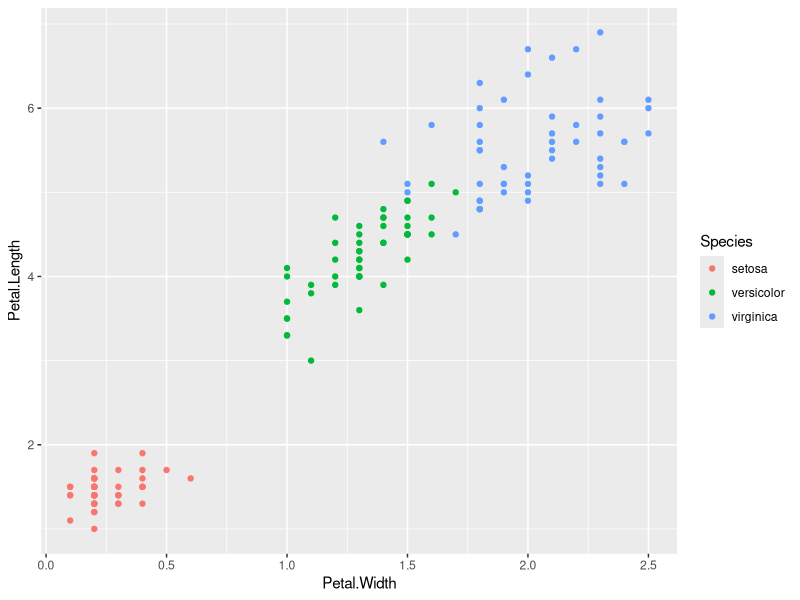
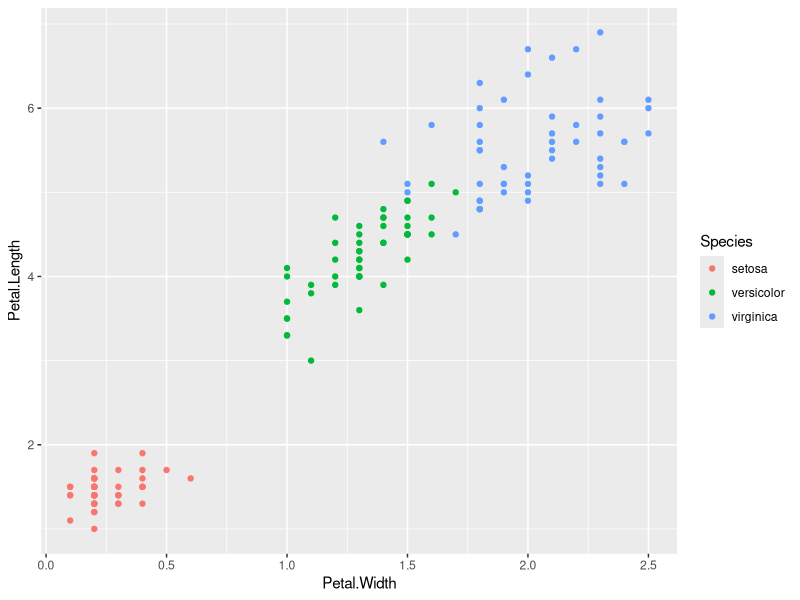
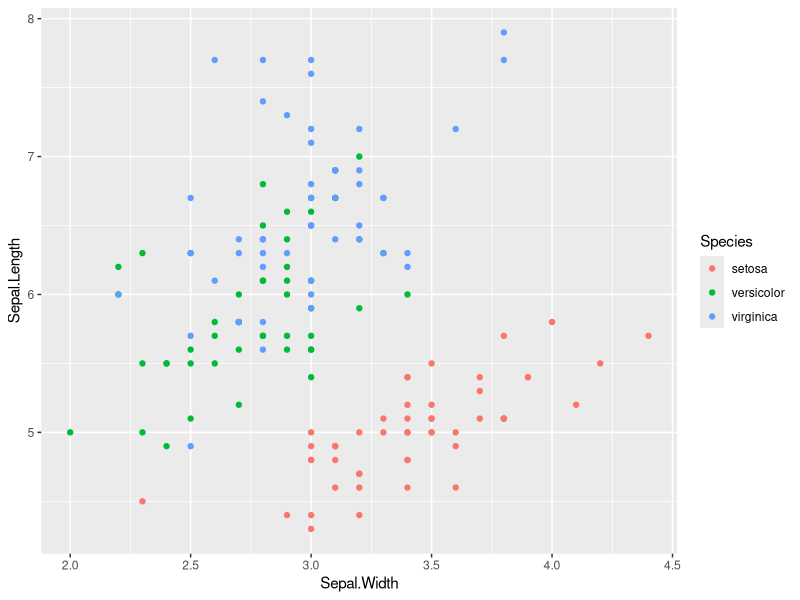
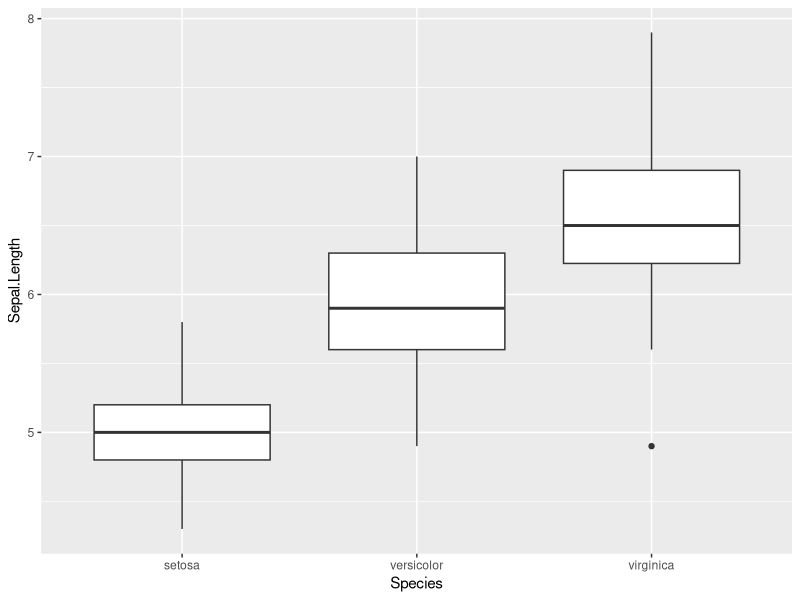
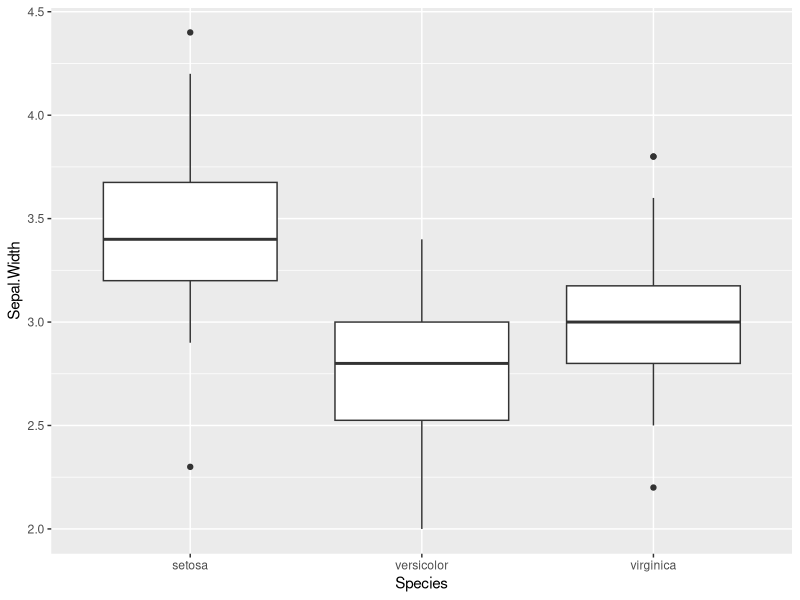
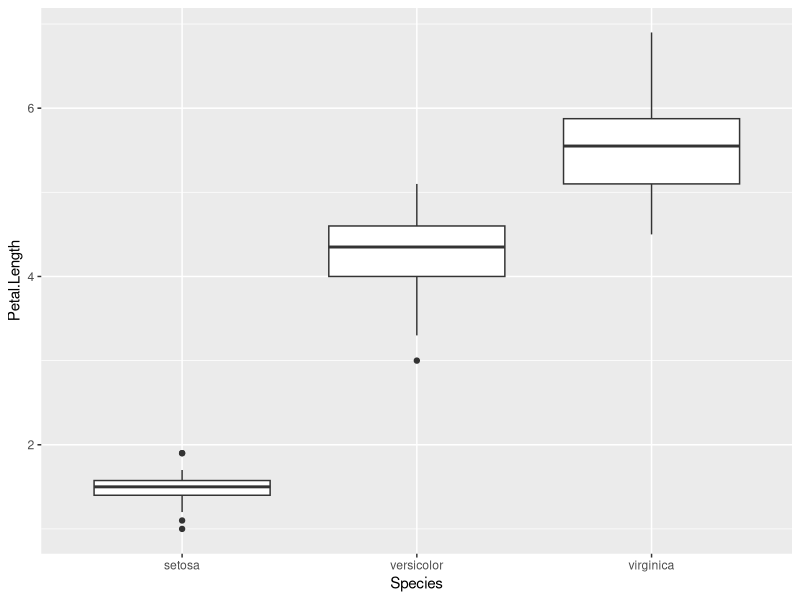
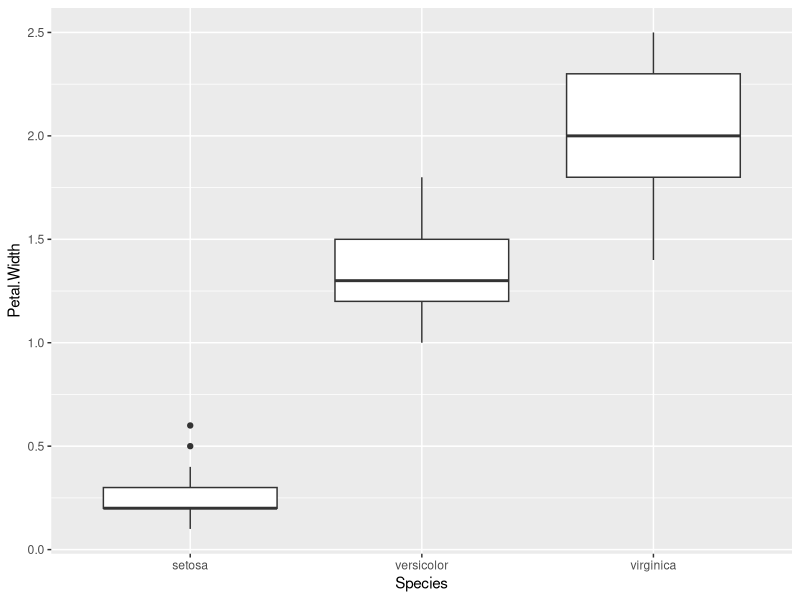
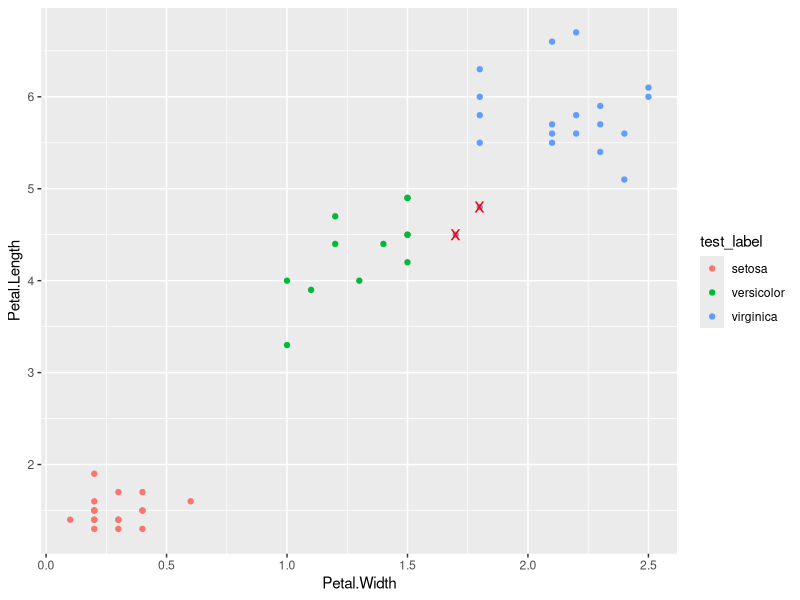

Write the R code that produced these figures, in order.
# -----
# kNN(k-Nearest Neighbor, k-최근접이웃) 알고리즘을 사용한 Iris(붓꽃) 품종 분류

# 필요한 라이브러리 설치 & 로딩
# install.packages('class')  # classification(분류)
# install.packages('gmodels')  # 혼동(오차) 행렬
library(tidyverse)
library(class)
library(gmodels)
search()

# 1. -----
# 데이터 셋 준비(datasets::iris 데이터 셋 복사)
?datasets::iris
iris <- as.data.frame(datasets::iris)
head(iris)
tail(iris)
str(iris)

# 2. -----
# 데이터 셋 탐색, 가공(전처리)
# iris 품종(species)의 분포
table(iris$Species)
iris %>% count(Species)

# 데이터 프레임에서 인덱스(row와 column의 위치)로 원소를 선택
iris[1, 1]
iris[1, 2]
iris[1, 3]
iris[1, 4]
iris[1, 5]
iris[1,]  # iris 데이터 프레임의 첫번째 row의 모든 column 데이터
iris[1:5,]  # iris 데이터 프레임의 1 ~ 5 row의 모든 column 데이터
iris[, 1:2]  # iris 데이터 프레임의 1 ~ 2 column의 모든 row 데이터

# Petal.Length(꽃잎 길이) ~ Petal.Width(꽃잎 너비) 산점도 그래프.
# 점의 색깔은 Species에 따라서 다르게 시각화.
ggplot(data = iris) +
  geom_point(mapping = aes(x = Petal.Width, y = Petal.Length, color = Species))

qplot(data = iris, x = Petal.Width, y = Petal.Length, color = Species)

# Sepal.Length(꽃받침 길이) ~ Sepal.Width(꽃받침 너비) 산점도 그래프.
# Species(품종)에 따라서 점의 색깔을 다르게 시각화.
qplot(data = iris, x = Sepal.Width, y = Sepal.Length, color = Species)

# Species(품종)별 4개 특성(S.L, S.W., P.L., P.W.)의 분포를 시각화.
ggplot(data = iris) +
  geom_boxplot(mapping = aes(x = Species, y = Sepal.Length))

ggplot(data = iris) +
  geom_boxplot(mapping = aes(x = Species, y = Sepal.Width))

ggplot(data = iris) +
  geom_boxplot(mapping = aes(x = Species, y = Petal.Length))

ggplot(data = iris) +
  geom_boxplot(mapping = aes(x = Species, y = Petal.Width))

# 3. -----
# 데이터 셋(150개 관찰값)을 훈련 셋(training set)과 테스트 셋(test set)으로 분리.
# 훈련 셋 : 테스트 셋 = 100 : 50
# 데이터 프레임을 단순히 순서대로 100개, 50개 분리 -> 문제가 생김.
# 데이터들이 섞여 있지 않기 때문에 virginica 품종은 훈련이 되지 않는 문제가 생김.
# 데이터 셋을 분리하기 전에 무작위 섞어줘야 함.

sample(10)
# sample(n): 1 ~ n까지 정수를 무작위 순서 섞인 벡터를 반환.
idx <- sample(10)
idx
idx[1:7]   # random하게 섞인 10개의 숫자들 중에서 앞에서 7개 선택
idx[8:10]  # random하게 섞인 10개의 숫자들 중에서 뒤에서 3개 선택

idx <- sample(150)
idx

train_set <- iris[idx[1:100], 1:4]
head(train_set)

train_label <- iris[idx[1:100], 5]
head(train_label)

test_set <- iris[idx[101:150], 1:4]
head(test_set)

test_label <- iris[idx[101:150], 5]
head(test_label)

# train_label의 품종별 빈도수
table(train_label)

# test_label의 품종별 빈도수
table(test_label)

# 4. -----
# kNN 모델에 훈련 셋/레이블, 테스트 셋을 적용해서 테스트 셋의 예측값을 찾음.
test_predicts <- knn(train = train_set,  # 훈련 셋
                     test = test_set,    # 테스트 셋
                     cl = train_label,   # 훈련 셋의 레이블
                     k = 11)  # 가장 가까운 이웃을 몇개 사용
#> 테스트 셋의 예측값을 반환.
test_predicts

# 테스트 셋의 실제값
test_label

# 예측값과 실제값을 비교 -> 평가(정확도 계산)
test_predicts == test_label
sum(test_predicts == test_label)  #> 예측이 맞은 개수
# logical 값들 합: TRUE는 1, FALSE는 0으로 계산됨.
mean(test_predicts == test_label)  #> mean = sum / 전체개수: 정확도(accuracy)

# 예측값과 실젝값이 다른 인덱스(위치)
wrong_idx <- which(test_predicts != test_label)
wrong_idx
test_label[wrong_idx]  # 실제값: virginica
test_predicts[wrong_idx]  # 예측값: versicolor

# Confusion Matrix(혼동/오차 행렬)
CrossTable(x = test_label,     # x = 실제값
           y = test_predicts)  # y = 예측값

# 예측 결과 시각화
ggplot(data = test_set) +
  geom_point(mapping = aes(x = Petal.Width, y = Petal.Length, color = test_label)) +
  geom_point(data = test_set[wrong_idx, ],
             mapping = aes(x = Petal.Width, y = Petal.Length),
             shape = 'x', size = 5, color = 'red')

ggplot(data = train_set) +
  geom_point(mapping = aes(x = Petal.Width, y = Petal.Length, color = train_label)) +
  geom_point(data = test_set[wrong_idx, ],
             mapping = aes(x = Petal.Width, y = Petal.Length),
             shape = 'x', size = 5, color = 'red')

# 5. -----
# 특성 스케일링(feature scaling): 정규화(normalization), 표준화(standardization)
# 변수(특성)들마다 단위, 크기가 달라서, 거리를 계산할 때 미치는 영향이 다를 수 있음.
# 모든 변수(특성)들이 거리 계산을 할 때 비슷한 영향을 미칠 수 있도록 스케일을 변환.
# 정규화: 
#   변수의 최솟값을 0, 최댓값을 1로 변환. 모든 값들이 0 ~ 1 범위가 되도록 스케일링.
# 표준화:
#   변수의 평균이 0, 표준편차가 1이 되도록 스케일링.
summary(iris)

v1 <- seq(1, 5)
v1
min_v1 <- min(v1)
min_v1
max_v1 <- max(v1)
max_v1
v1_normalized <- (v1 - min_v1) / (max_v1 - min_v1)
v1_normalized

v1_normalized <- (v1 - min(v1)) / (max(v1) - min(v1))
v1_normalized

v2 <- seq(10, 50, 10)
v2
v2_normalized <- (v2 - min(v2)) / (max(v2) - min(v2))
v2_normalized

# 함수 정의(definition)/선언(declaration)
# 함수이름 <- function(파라미터 선언) {함수 기능 작성}
min_max_normalize <- function(x) {
  return((x - min(x)) / (max(x) - min(x)))
}

# 함수는 호출(call)해야(불러줘야) 기능이 수행됨.
min_max_normalize(v1)
min_max_normalize(v2)

df <- data.frame(width = v1, length = v2)
df
summary(df)

# lapply(데이터 프레임, 함수이름):
#   데이터 프레임의 변수들을 하나씩 함수의 argument로 전달.
#   함수의 리턴값들을 list로 묶어서 리턴(반환).
df_normalized <- lapply(df, min_max_normalize)
df_normalized  #> 리스트(List)
df_normalized <- data.frame(df_normalized)
df_normalized  #> 데이터 프레임(data.frame)

# min_max_normalize 함수는 숫자 타입 변수만 arugment로 전달받을 수 있기 때문에,
# iris 데이터 프레임에서 숫자 타입 변수들과 레이블을 분리.
iris_data <- iris[, 1:4]
head(iris_data)
iris_label <- iris[, 5]
head(iris_label)

iris_data_norm <- data.frame(lapply(iris_data, min_max_normalize))
summary(iris_data_norm)
head(iris_data_norm)

# 정규화된 데이터 프레임을 훈련 셋/테스트 셋으로 분리
idx  # 1 ~ 150 정수들이 랜덤하게 섞여있는 벡터

# 훈련 셋, 훈련 레이블
normalized_train_set <- iris_data_norm[idx[1:100], ]
train_label <- iris_label[idx[1:100]]

# 테스트 셋, 테스트 레이블
normalized_test_set <- iris_data_norm[idx[101:150], ]
test_label <- iris_label[idx[101:150]]

# kNN 알고리즘 적용 -> 테스트 셋의 예측값
predicts <- knn(train = normalized_train_set,
                test = normalized_test_set,
                cl = train_label,
                k = 11)

predicts == test_label
mean(predicts == test_label)  # 정확도(accuracy)
CrossTable(x = test_label, y = predicts)

# 표준화(standardization)
standardize <- function(x) {
  # 변수 x의 평균을 0, 표준편차를 1로 변환하는 스케일링 방법.
  return((x - mean(x)) / sd(x))
}

v1
mean(v1)
sd(v1)
v1_stand <- standardize(v1)
v1_stand
mean(v1_stand)
sd(v1_stand)

# standardize 함수를 iris 데이터 프레임에 적용
summary(iris_data)
iris_data_stand <- data.frame(lapply(iris_data, standardize))
summary(iris_data_stand)
sd(iris_data_stand$Sepal.Length)

# 표준화를 적용한 데이터 프레임을 훈련/테스트 셋으로 분리
stand_train_set <- iris_data_stand[idx[1:100], ]
stand_test_set <- iris_data_stand[idx[101:150], ]

# knn 적용 -> 예측값
predicts <- knn(train = stand_train_set,
                test = stand_test_set,
                cl = train_label,
                k = 11)
# 정확도
mean(predicts == test_label)
# 오차 행렬
CrossTable(x = test_label, y = predicts)
